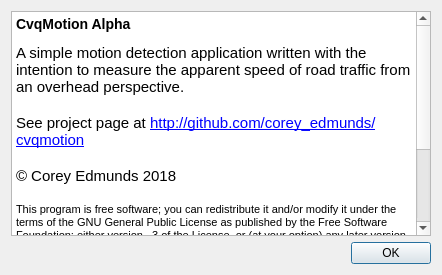
<?xml version="1.0" encoding="UTF-8"?>
<ui version="4.0">
 <class>AboutDialog</class>
 <widget class="QDialog" name="AboutDialog">
  <property name="geometry">
   <rect>
    <x>0</x>
    <y>0</y>
    <width>442</width>
    <height>275</height>
   </rect>
  </property>
  <property name="sizePolicy">
   <sizepolicy hsizetype="Fixed" vsizetype="Fixed">
    <horstretch>0</horstretch>
    <verstretch>0</verstretch>
   </sizepolicy>
  </property>
  <property name="minimumSize">
   <size>
    <width>0</width>
    <height>0</height>
   </size>
  </property>
  <property name="maximumSize">
   <size>
    <width>1000000</width>
    <height>1000000</height>
   </size>
  </property>
  <property name="windowTitle">
   <string>About CvqMotion</string>
  </property>
  <property name="sizeGripEnabled">
   <bool>false</bool>
  </property>
  <property name="modal">
   <bool>true</bool>
  </property>
  <layout class="QVBoxLayout" name="verticalLayout">
   <item>
    <widget class="QTextBrowser" name="textBrowser">
     <property name="html">
      <string>&lt;!DOCTYPE HTML PUBLIC &quot;-//W3C//DTD HTML 4.0//EN&quot; &quot;http://www.w3.org/TR/REC-html40/strict.dtd&quot;&gt;
&lt;html&gt;&lt;head&gt;&lt;meta name=&quot;qrichtext&quot; content=&quot;1&quot; /&gt;&lt;style type=&quot;text/css&quot;&gt;
p, li { white-space: pre-wrap; }
&lt;/style&gt;&lt;/head&gt;&lt;body style=&quot; font-family:'Ubuntu'; font-size:11pt; font-weight:400; font-style:normal;&quot;&gt;
&lt;p style=&quot; margin-top:14px; margin-bottom:12px; margin-left:0px; margin-right:0px; -qt-block-indent:0; text-indent:0px;&quot;&gt;&lt;span style=&quot; font-size:large; font-weight:600;&quot;&gt;CvqMotion Alpha&lt;/span&gt;&lt;/p&gt;
&lt;p style=&quot; margin-top:0px; margin-bottom:0px; margin-left:0px; margin-right:0px; -qt-block-indent:0; text-indent:0px;&quot;&gt;A simple motion detection application written with the intention to measure the apparent speed of road traffic from an overhead perspective.&lt;/p&gt;
&lt;p style=&quot;-qt-paragraph-type:empty; margin-top:0px; margin-bottom:0px; margin-left:0px; margin-right:0px; -qt-block-indent:0; text-indent:0px;&quot;&gt;&lt;br /&gt;&lt;/p&gt;
&lt;p style=&quot; margin-top:0px; margin-bottom:0px; margin-left:0px; margin-right:0px; -qt-block-indent:0; text-indent:0px;&quot;&gt;See project page at &lt;a href=&quot;http://github.com/corey_edmunds/&quot;&gt;&lt;span style=&quot; text-decoration: underline; color:#0000ff;&quot;&gt;http://github.com/corey_edmunds/cvqmotion&lt;/span&gt;&lt;/a&gt;&lt;/p&gt;
&lt;p style=&quot;-qt-paragraph-type:empty; margin-top:0px; margin-bottom:0px; margin-left:0px; margin-right:0px; -qt-block-indent:0; text-indent:0px;&quot;&gt;&lt;br /&gt;&lt;/p&gt;
&lt;p style=&quot; margin-top:0px; margin-bottom:0px; margin-left:0px; margin-right:0px; -qt-block-indent:0; text-indent:0px;&quot;&gt;© Corey Edmunds 2018&lt;/p&gt;
&lt;p style=&quot;-qt-paragraph-type:empty; margin-top:0px; margin-bottom:0px; margin-left:0px; margin-right:0px; -qt-block-indent:0; text-indent:0px;&quot;&gt;&lt;br /&gt;&lt;/p&gt;
&lt;p style=&quot; margin-top:0px; margin-bottom:0px; margin-left:0px; margin-right:0px; -qt-block-indent:0; text-indent:0px;&quot;&gt;&lt;span style=&quot; font-size:8pt;&quot;&gt;This program is free software; you can redistribute it and/or modify it under the terms of the GNU General Public License as published by the Free Software Foundation; either version   3 of the License, or (at your option) any later version.&lt;/span&gt;&lt;/p&gt;
&lt;p style=&quot;-qt-paragraph-type:empty; margin-top:0px; margin-bottom:0px; margin-left:0px; margin-right:0px; -qt-block-indent:0; text-indent:0px; font-size:8pt;&quot;&gt;&lt;br /&gt;&lt;/p&gt;
&lt;p style=&quot; margin-top:0px; margin-bottom:0px; margin-left:0px; margin-right:0px; -qt-block-indent:0; text-indent:0px;&quot;&gt;&lt;span style=&quot; font-size:8pt;&quot;&gt;This program is distributed in the hope that it will be useful, but WITHOUT ANY WARRANTY; without even the implied warranty of MERCHANTABILITY or FITNESS FOR A PARTICULAR PURPOSE. See the GNU General Public License for more details.&lt;/span&gt;&lt;/p&gt;
&lt;p style=&quot;-qt-paragraph-type:empty; margin-top:0px; margin-bottom:0px; margin-left:0px; margin-right:0px; -qt-block-indent:0; text-indent:0px; font-size:8pt;&quot;&gt;&lt;br /&gt;&lt;/p&gt;
&lt;p style=&quot; margin-top:0px; margin-bottom:0px; margin-left:0px; margin-right:0px; -qt-block-indent:0; text-indent:0px;&quot;&gt;&lt;span style=&quot; font-size:8pt;&quot;&gt;You should have received a copy of the GNU General Public License along with this program; if not, write to the Free Software Foundation, Inc., 51 Franklin Street, Fifth Floor, Boston, MA 02110-1301 USA&lt;/span&gt;&lt;/p&gt;&lt;/body&gt;&lt;/html&gt;</string>
     </property>
     <property name="openExternalLinks">
      <bool>true</bool>
     </property>
    </widget>
   </item>
   <item>
    <widget class="QDialogButtonBox" name="buttonBox">
     <property name="orientation">
      <enum>Qt::Horizontal</enum>
     </property>
     <property name="standardButtons">
      <set>QDialogButtonBox::Ok</set>
     </property>
    </widget>
   </item>
  </layout>
 </widget>
 <resources/>
 <connections>
  <connection>
   <sender>buttonBox</sender>
   <signal>accepted()</signal>
   <receiver>AboutDialog</receiver>
   <slot>accept()</slot>
   <hints>
    <hint type="sourcelabel">
     <x>248</x>
     <y>254</y>
    </hint>
    <hint type="destinationlabel">
     <x>157</x>
     <y>274</y>
    </hint>
   </hints>
  </connection>
  <connection>
   <sender>buttonBox</sender>
   <signal>rejected()</signal>
   <receiver>AboutDialog</receiver>
   <slot>reject()</slot>
   <hints>
    <hint type="sourcelabel">
     <x>316</x>
     <y>260</y>
    </hint>
    <hint type="destinationlabel">
     <x>286</x>
     <y>274</y>
    </hint>
   </hints>
  </connection>
 </connections>
</ui>
